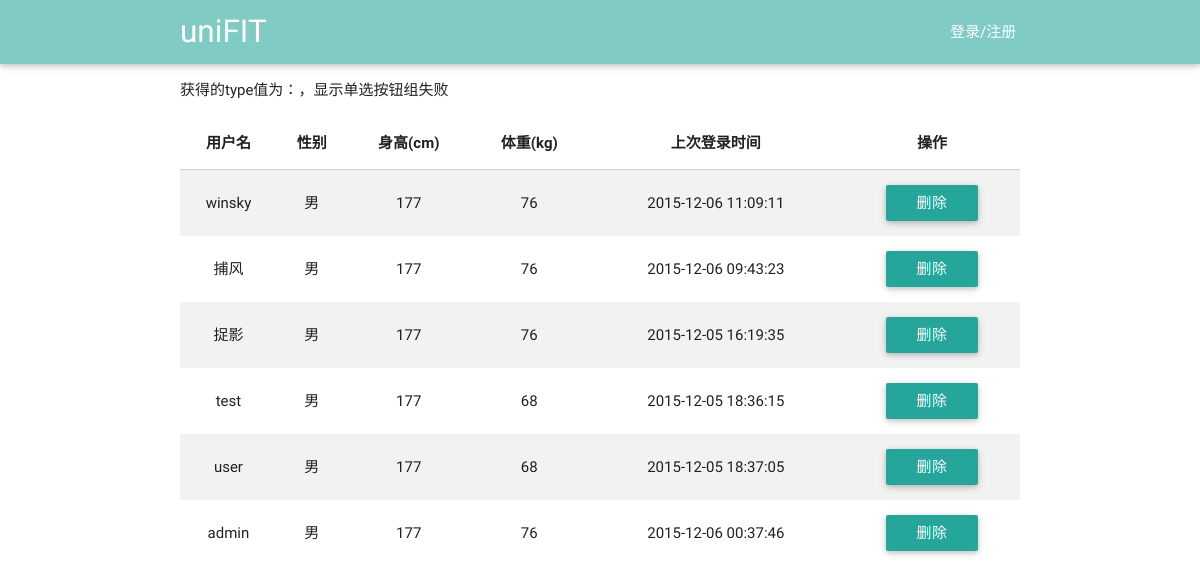
Page /view/userManage.php on the committed database.
### tables this page shows
CREATE TABLE user(id integer primary key,userName varchar(40),password int, type varchar(20) ,age int,sex varchar(20),height int,weight int,telephone varchar(40), email varchar(40),lastLoadTime date default '—');

### service/UserService.php (called while the page is built, shortened)
<?php
require_once('../utils/SqliteHelper.php');
class UserService {
    var $db_user_base_info = "user";
    var $DB = null;
    public function __construct() {
        $this->DB = new SqliteHelper('../data.db');
    }
    public function getUserList($type) {
        if ($type === 'doctor-coach') {
            $sql = "select * from " . $this->db_user_base_info . " where type ='doctor' or type='coach'";
        } else if ($type != "user" && $type != "admin" && $type != "doctor" && $type != "coach") {
            $sql = "select * from " . $this->db_user_base_info;
        } else {
            $sql = "select * from " . $this->db_user_base_info . " where type ='" . $type . "'";
        }
        return $this->DB->getList($sql);
    }
}

### utils/SqliteHelper.php (called while the page is built, shortened)
<?php
class SqliteHelper {
    function __construct($file) {
        try {
            $this->conn = new PDO('sqlite:' . $file);
        } catch (PDOException $e) {
            try {
                $this->conn = new PDO('sqlite2:' . $file);
            } catch (PDOException $e) {
                exit('error!');
            }
        }
    }
    function __destruct() {
        $this->conn = null;
    }
    function query($sql) {
        return $this->conn->query($sql);
    }
    function getList($sql) {
        $recordList = array();
        foreach ($this->RecordArray($sql) as $rstmp) {
            $recordList[] = $rstmp;
        }
        return $recordList;
    }
    function RecordArray($sql) {
        return $this->query($sql)->fetchAll();
    }
}

### view/userManage.php (the view, shortened to what this page needs)
<!DOCTYPE html>
<html lang="en">
<head>
    <link href="../css/material_icons.css" rel="stylesheet" media="screen,projection">
    <link href="../css/materialize.css" type="text/css" rel="stylesheet" media="screen,projection"/>
    <link href="../css/style.css" type="text/css" rel="stylesheet" media="screen,projection"/>
</head>
<body onload="write_header();">
<header></header>
<div class="main container">
    <?php
    $type = $_GET['type'];
    ?>
    <div class="userType">
        <ul style="list-style:none;" onchange="chooseType()">
            <?php
            if ($type == "all") {
                echo '
                    <li style="float: left;margin-left: 150px;">
                        <input class="with-gap" name="types" type="radio" id="all" value="all" checked/>
                        <label for="all">全部</label>
                    </li>
                    <li style="float: left;margin-left: 200px;">
                        <input class="with-gap" name="types" type="radio" id="user"value="user"/>
                        <label for="user">个人用户</label>
                    </li>
                    <li style="float: left;margin-left: 200px;">
                        <input class="with-gap" name="types" type="radio" id="doctor-coach" value="doctor-coach" />
                        <label for="doctor-coach">医生教练</label>
                    </li>
                ';
            } else {
                echo "获得的type值为：", $type, "，显示单选按钮组失败";
            }
            ?>
        </ul>
    </div>
    <table class="striped centered responsive-table" id="userInfo">
        <thead>
        <tr>
            <th data-field="userName" onclick="sortTable('userInfo',0,0);" id="userName">用户名</th>
            <th data-field="sex" onclick=" sortTable('userInfo',2,0);" id="sex">性别</th>
            <th data-field="height" onclick=" sortTable('userInfo',3,'int');" id="height">身高(cm)</th>
            <th data-field="weight" onclick=" sortTable('userInfo',4,'int');" id="weight">体重(kg)</th>
            <th data-field="lastLoadTime" onclick=" sortTable('userInfo',5,'date');" id="lastLoadTime">上次登录时间</th>
            <th data-field="action">操作</th>
        </tr>
        </thead>
        <tbody>
        <?php
        require_once("../service/UserService.php");
        $user = new UserService();
        $result = $user->getUserList($type);
        foreach ($result as $row) {
            $userName = $row['userName'];
            $sex = $row['sex'];
            $height = $row['height'];
            $weight = $row['weight'];
            $lastLoadTime = $row['lastLoadTime'];
            ?>
            <tr>
                <td onclick='showDetail(this)'><?php echo $userName; ?></td>
                <td onclick='showDetail(this)'><?php echo $sex; ?></td>
                <td onclick='showDetail(this)'><?php echo $height; ?></td>
                <td onclick='showDetail(this)'><?php echo $weight; ?></td>
                <td onclick='showDetail(this)'><?php echo $lastLoadTime; ?></td>
                <td>
                    <button class="btn" onclick="deleteUser(this);">删除</button>
                </td>
            </tr>
            <?php
        }
        ?>
        </tbody>
    </table>
</div>
</body>
</html>

### rows in the picture
user: userName "winsky", sex "男", height "177", weight "76", lastLoadTime "2015-12-06 11:09:11"
user: userName "捕风", sex "男", height "177", weight "76", lastLoadTime "2015-12-06 09:43:23"
user: userName "捉影", sex "男", height "177", weight "76", lastLoadTime "2015-12-05 16:19:35"
user: userName "test", sex "男", height "177", weight "68", lastLoadTime "2015-12-05 18:36:15"
user: userName "user", sex "男", height "177", weight "68", lastLoadTime "2015-12-05 18:37:05"
user: userName "admin", sex "男", height "177", weight "76", lastLoadTime "2015-12-06 00:37:46"
